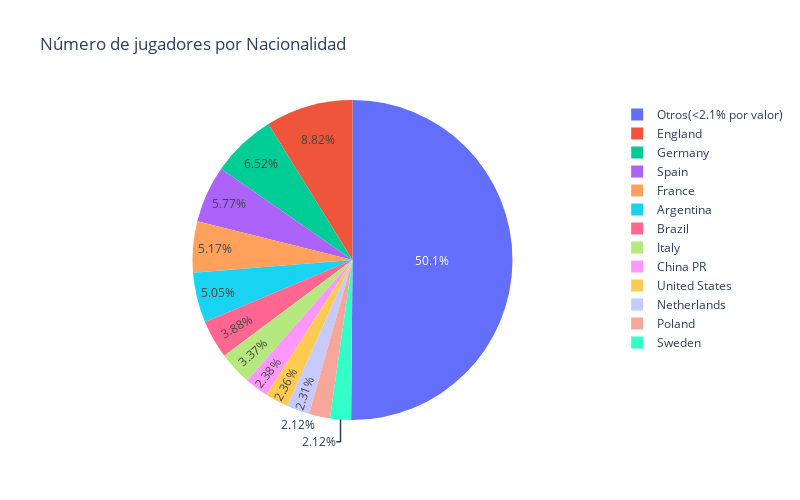

The notebook cell this image was saved under:
### Markdown cell above
## Distribución de los jugadores

### Code cell
plot_pie_count(df, 'Nationality',percent_limit=2.1, title = 'Número de jugadores por Nacionalidad')

### Figure 1 — Plotly figure (JSON) as saved in the notebook; plotly's stock layout.template omitted (floating-point values rounded to 4 significant figures)
{"data": [{"labels": ["England", "Germany", "Spain", "France", "Argentina", "Brazil", "Italy", "China PR", "United States", "Netherlands", "Poland", "Sweden", "Otros(<2.1% por valor)"], "type": "pie", "values": [1624, 1201, 1062, 953, 931, 714, 620, 439, 435, 426, 390, 390, 9235]}], "layout": {"height": 500, "title": {"text": "Número de jugadores por Nacionalidad"}, "width": 800}}
